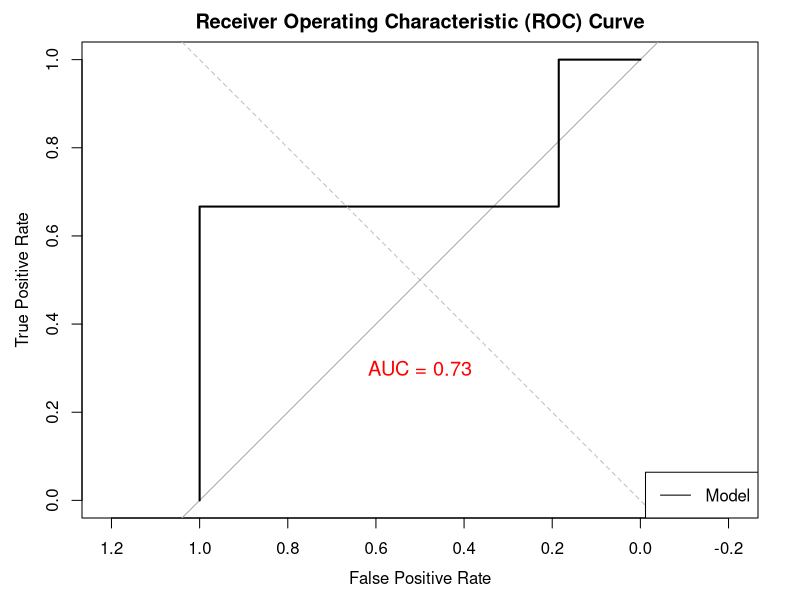
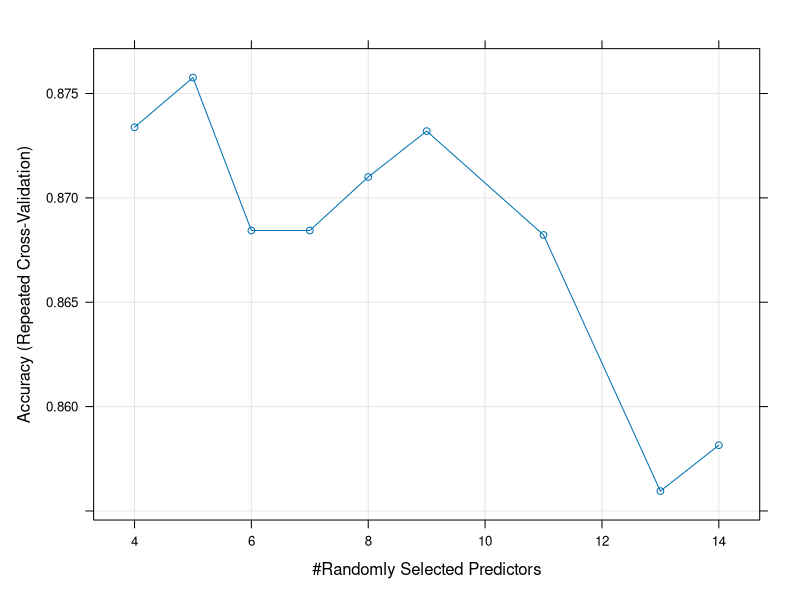
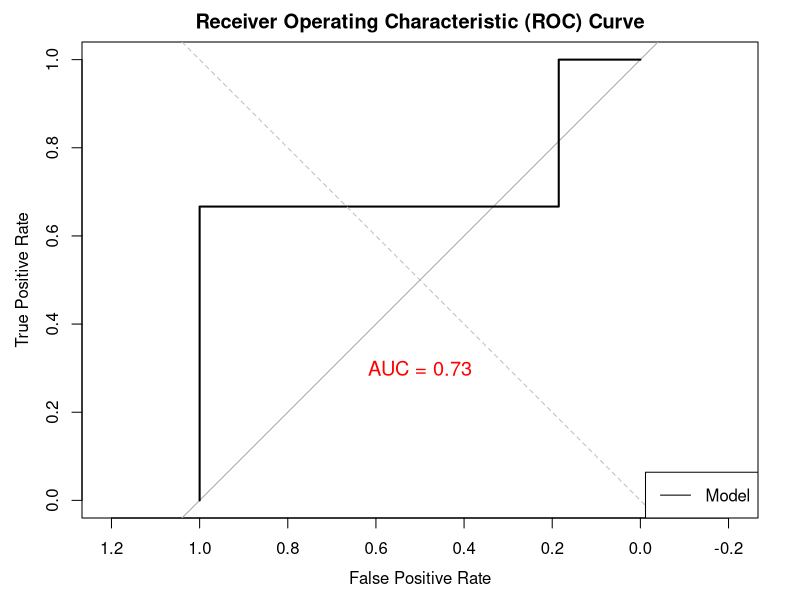
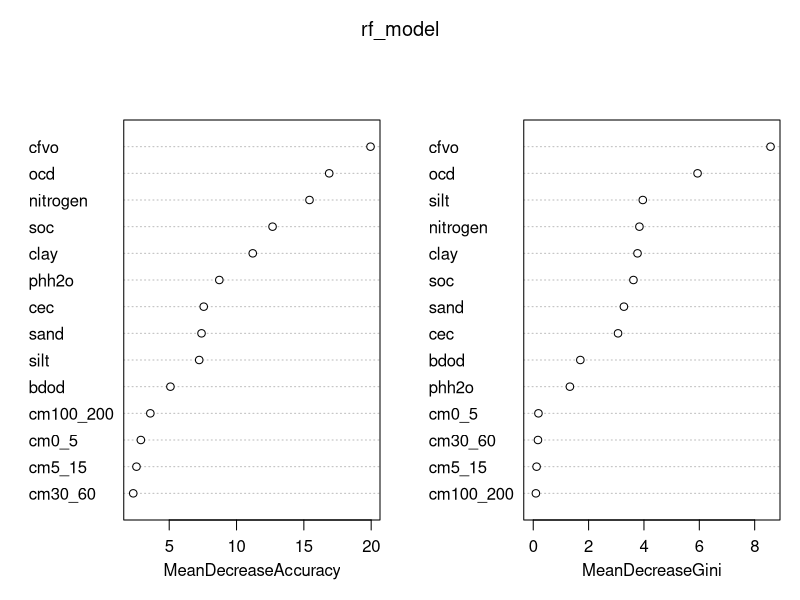
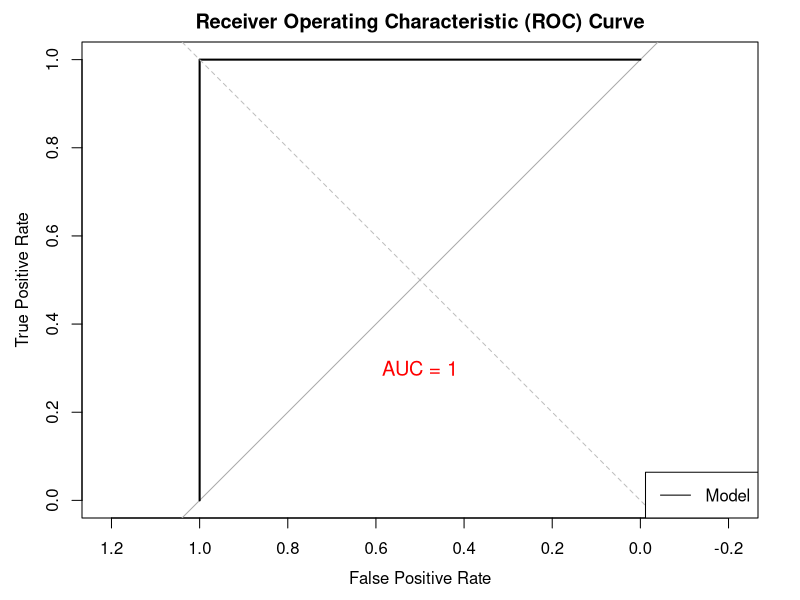
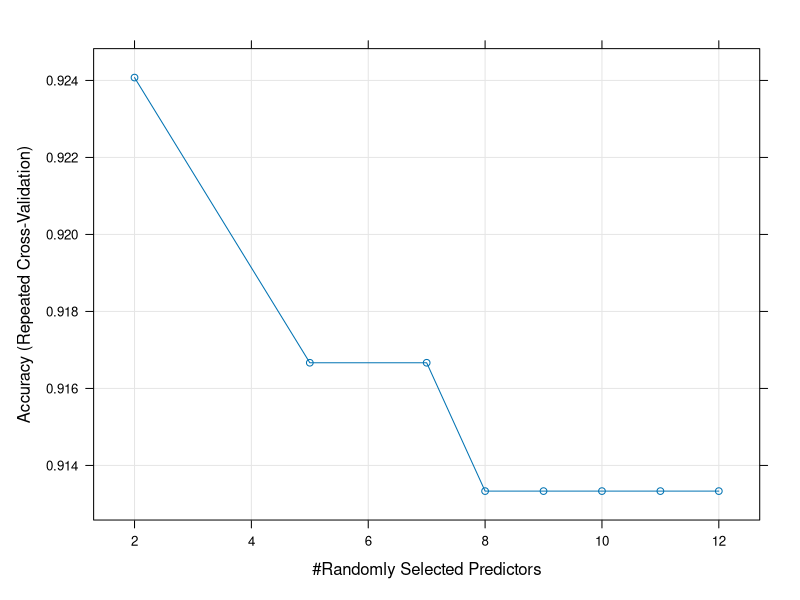
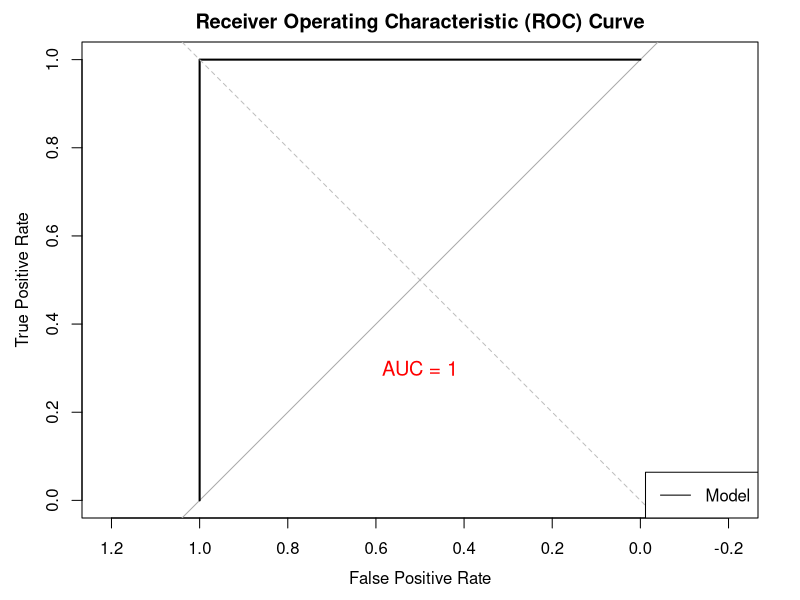
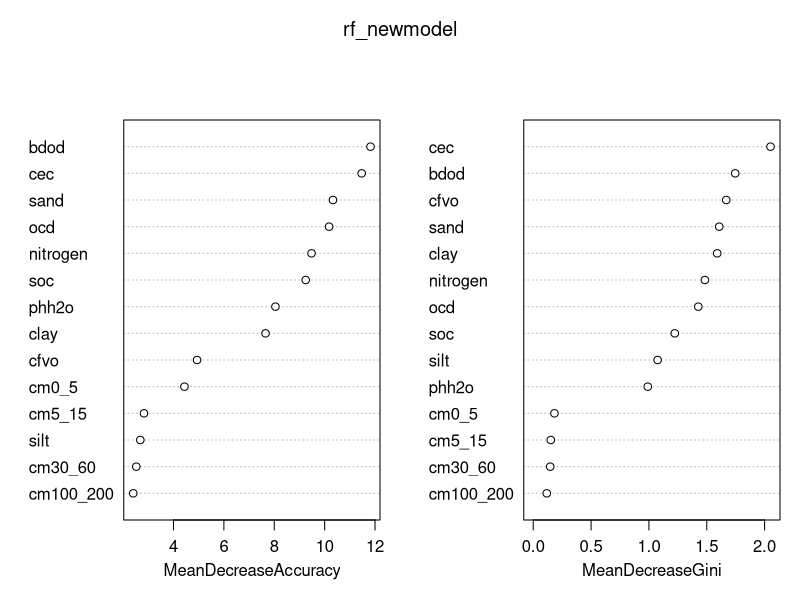

Source code (R) for these figures, in order:
## ---- chunk 1
knitr::opts_chunk$set(echo = TRUE)
## ---- chunk 2
# Install the required packages
library(randomForest)
library(caret)
library(tidyverse)
library(pROC)
## ---- chunk 3
# read data and transform solar into string and put NA into 0
df.a <- readxl::read_xlsx("soil_solar_data_A.xlsx")
df.a <- df.a %>% mutate(solar = as.character(solar), 
                   capacity = ifelse(is.na(capacity), 0, capacity))

df.b <- readxl::read_xlsx("soil_solar_data_B.xlsx")
df.b <- df.b %>% mutate(solar = as.character(solar), 
                   capacity = ifelse(is.na(capacity), 0, capacity))

df.c <- readxl::read_xlsx("soil_solar_data_C.xlsx")
df.c <- df.c %>% mutate(solar = as.character(solar), 
                   capacity = ifelse(is.na(capacity), 0, capacity))

df.d <- readxl::read_xlsx("soil_solar_data_D.xlsx")
df.d <- df.d %>% mutate(solar = as.character(solar), 
                   capacity = ifelse(is.na(capacity), 0, capacity))

## ---- chunk 4
set.seed (1)
# fit a model for certain group
df <- df.a
data_used <- df %>% pivot_wider(names_from = property, values_from = values.mean)

# convert solar and label variables to factor
data_used$solar <- factor(data_used$solar)

# dummify the label variable
cm0_5 <- ifelse(data_used$label == '0-5cm', 1, 0)
cm5_15 <- ifelse(data_used$label == '5-15cm', 1, 0)
cm30_60 <- ifelse(data_used$label == '30-60cm', 1, 0)
cm100_200 <- ifelse(data_used$label == '100-200cm', 1, 0)

data_used <- bind_cols(data.frame(cm0_5 = cm0_5,
                     cm5_15 = cm5_15,
                     cm30_60 = cm30_60,
                     cm100_200 = cm100_200),data_used)

numeric_vars <- c("bdod", "cec", "cfvo", "clay", "nitrogen", 
                  "ocd", "phh2o","sand", "silt", "soc")

# Scale numeric variables
data_used[numeric_vars] <- scale(data_used[numeric_vars])

# drop the unnecessary columns
# data_used is the dataset we finally will use to build a model.
drop <- c("lon","lat","capacity","group", "label")
data_used <- data_used[,!(names(data_used) %in% drop)]
## ---- chunk 5
set.seed(200)
train_idx <- sample(1:nrow(data_used), 0.7 * nrow(data_used))
train_data <- data_used[train_idx,]
test_data <- data_used[-train_idx,]
## ---- chunk 6
rf_model <- randomForest(solar ~ ., data = train_data, importance = TRUE)

print(rf_model)
## ---- chunk 7
# Predict probabilities for the positive class
predicted_probs <- predict(rf_model, newdata = test_data, type = "prob")[, "1"]

# Compute ROC curve
roc_obj <- roc(test_data$solar, predicted_probs)

# Plot ROC curve
plot(roc_obj, main = "Receiver Operating Characteristic (ROC) Curve",
     xlab = "False Positive Rate", ylab = "True Positive Rate")

# Add AUC value to the plot
text(0.5, 0.3, paste("AUC =", round(auc(roc_obj), 2)), cex = 1.2, col = "red")

# Add diagonal reference line
abline(a = 0, b = 1, lty = 2, col = "gray")

# Add legend
legend("bottomright", legend = c("Model"), lty = 1, col = "black", bg = "white")

## ---- chunk 8
rf_pred <- predict(rf_model, newdata = test_data, type= "class") 
confusionMatrix(table(rf_pred,test_data$solar)) # The prediction to compute the confusion matrix and see the accuracy score
## ---- chunk 9
mtry <- sqrt(ncol(train_data))

#ntree: Number of trees to grow.
ntree <- 3

control <- trainControl(method='repeatedcv', 
                        number=10, 
                        repeats=3,
                        search = 'random')

rf_random <- train(solar ~ .,
                   data = train_data,
                   method = 'rf',
                   metric = 'Accuracy',
                   tuneLength  = 15, 
                   trControl = control)
print(rf_random)

## ---- chunk 10
plot(rf_random)

# the highest accuracy appears when mtry = 5, then we fit the model again using 
# mtry = 5
## ---- chunk 11
rf_newmodel <- randomForest(solar ~ ., data = train_data, mtry = 5, importance = TRUE)

print(rf_newmodel)
## ---- chunk 12
# Predict probabilities for the positive class
predicted_probs <- predict(rf_newmodel, newdata = test_data, type = "prob")[, "1"]

# Compute ROC curve
roc_obj <- roc(test_data$solar, predicted_probs)

# Plot ROC curve
plot(roc_obj, main = "Receiver Operating Characteristic (ROC) Curve",
     xlab = "False Positive Rate", ylab = "True Positive Rate")

# Add AUC value to the plot
text(0.5, 0.3, paste("AUC =", round(auc(roc_obj), 2)), cex = 1.2, col = "red")

# Add diagonal reference line
abline(a = 0, b = 1, lty = 2, col = "gray")

# Add legend
legend("bottomright", legend = c("Model"), lty = 1, col = "black", bg = "white")

## ---- chunk 13
rf_pred <- predict(rf_newmodel, newdata = test_data, type= "class") 
confusionMatrix(table(rf_pred,test_data$solar)) # The prediction to compute the confusion matrix and see the accuracy score
## ---- chunk 14
round(importance(rf_model), 2)
varImpPlot(rf_model)
## ---- chunk 15
set.seed (1)
# fit a model for certain group
df <- df.b
data_used <- df %>% pivot_wider(names_from = property, values_from = values.mean)

# convert solar and label variables to factor
data_used$solar <- factor(data_used$solar)

# dummify the label variable
cm0_5 <- ifelse(data_used$label == '0-5cm', 1, 0)
cm5_15 <- ifelse(data_used$label == '5-15cm', 1, 0)
cm30_60 <- ifelse(data_used$label == '30-60cm', 1, 0)
cm100_200 <- ifelse(data_used$label == '100-200cm', 1, 0)

data_used <- bind_cols(data.frame(cm0_5 = cm0_5,
                     cm5_15 = cm5_15,
                     cm30_60 = cm30_60,
                     cm100_200 = cm100_200),data_used)

numeric_vars <- c("bdod", "cec", "cfvo", "clay", "nitrogen", 
                  "ocd", "phh2o","sand", "silt", "soc")

# Scale numeric variables
data_used[numeric_vars] <- scale(data_used[numeric_vars])

# drop the unnecessary columns
drop <- c("lon","lat","capacity","group", "label")
data_used <- data_used[,!(names(data_used) %in% drop)]
## ---- chunk 16
set.seed(200)
train_idx <- sample(1:nrow(data_used), 0.7 * nrow(data_used))
train_data <- data_used[train_idx,]
test_data <- data_used[-train_idx,]
## ---- chunk 17
rf_model <- randomForest(solar ~ ., data = train_data, importance = TRUE)

print(rf_model)
## ---- chunk 18
# Predict probabilities for the positive class
predicted_probs <- predict(rf_model, newdata = test_data, type = "prob")[, "1"]

# Compute ROC curve
roc_obj <- roc(test_data$solar, predicted_probs)

# Plot ROC curve
plot(roc_obj, main = "Receiver Operating Characteristic (ROC) Curve",
     xlab = "False Positive Rate", ylab = "True Positive Rate")

# Add AUC value to the plot
text(0.5, 0.3, paste("AUC =", round(auc(roc_obj), 2)), cex = 1.2, col = "red")

# Add diagonal reference line
abline(a = 0, b = 1, lty = 2, col = "gray")

# Add legend
legend("bottomright", legend = c("Model"), lty = 1, col = "black", bg = "white")

## ---- chunk 19
rf_pred <- predict(rf_model, newdata = test_data, type= "class") 
confusionMatrix(table(rf_pred,test_data$solar)) # The prediction to compute the confusion matrix and see the accuracy score
## ---- chunk 20
mtry <- sqrt(ncol(train_data))

#ntree: Number of trees to grow.
ntree <- 3

control <- trainControl(method='repeatedcv', 
                        number=10, 
                        repeats=3,
                        search = 'random')

rf_random <- train(solar ~ .,
                   data = train_data,
                   method = 'rf',
                   metric = 'Accuracy',
                   tuneLength  = 15, 
                   trControl = control)
print(rf_random)

## ---- chunk 21
plot(rf_random)

# the highest accuracy appears when mtry = 2, then we fit the model again using 
# mtry = 2
## ---- chunk 22
rf_newmodel <- randomForest(solar ~ ., data = train_data, mtry = 2, importance = TRUE)

print(rf_newmodel)
## ---- chunk 23
# Predict probabilities for the positive class
predicted_probs <- predict(rf_newmodel, newdata = test_data, type = "prob")[, "1"]

# Compute ROC curve
roc_obj <- roc(test_data$solar, predicted_probs)

# Plot ROC curve
plot(roc_obj, main = "Receiver Operating Characteristic (ROC) Curve",
     xlab = "False Positive Rate", ylab = "True Positive Rate")

# Add AUC value to the plot
text(0.5, 0.3, paste("AUC =", round(auc(roc_obj), 2)), cex = 1.2, col = "red")

# Add diagonal reference line
abline(a = 0, b = 1, lty = 2, col = "gray")

# Add legend
legend("bottomright", legend = c("Model"), lty = 1, col = "black", bg = "white")

## ---- chunk 24
rf_pred <- predict(rf_newmodel, newdata = test_data, type= "class") 
confusionMatrix(table(rf_pred,test_data$solar)) # The prediction to compute the confusion matrix and see the accuracy score
## ---- chunk 25
round(importance(rf_newmodel), 2)
varImpPlot(rf_newmodel)
## ---- chunk 26
set.seed (1)
# fit a model for certain group
df <- df.c
data_used <- df %>% pivot_wider(names_from = property, values_from = values.mean)

# convert solar and label variables to factor
data_used$solar <- factor(data_used$solar)

# dummify the label variable
cm0_5 <- ifelse(data_used$label == '0-5cm', 1, 0)
cm5_15 <- ifelse(data_used$label == '5-15cm', 1, 0)
cm30_60 <- ifelse(data_used$label == '30-60cm', 1, 0)
cm100_200 <- ifelse(data_used$label == '100-200cm', 1, 0)

data_used <- bind_cols(data.frame(cm0_5 = cm0_5,
                     cm5_15 = cm5_15,
                     cm30_60 = cm30_60,
                     cm100_200 = cm100_200),data_used)

numeric_vars <- c("bdod", "cec", "cfvo", "clay", "nitrogen", 
                  "ocd", "phh2o","sand", "silt", "soc")

# Scale numeric variables
data_used[numeric_vars] <- scale(data_used[numeric_vars])

# drop the unnecessary columns
drop <- c("lon","lat","capacity","group", "label")
data_used <- data_used[,!(names(data_used) %in% drop)]
## ---- chunk 27
set.seed(200)
train_idx <- sample(1:nrow(data_used), 0.7 * nrow(data_used))
train_data <- data_used[train_idx,]
test_data <- data_used[-train_idx,]
## ---- chunk 28
rf_model <- randomForest(solar ~ ., data = train_data, importance = TRUE)

print(rf_model)
## ---- chunk 29
# Predict probabilities for the positive class
predicted_probs <- predict(rf_model, newdata = test_data, type = "prob")[, "1"]

# Compute ROC curve
roc_obj <- roc(test_data$solar, predicted_probs)

# Plot ROC curve
plot(roc_obj, main = "Receiver Operating Characteristic (ROC) Curve",
     xlab = "False Positive Rate", ylab = "True Positive Rate")

# Add AUC value to the plot
text(0.5, 0.3, paste("AUC =", round(auc(roc_obj), 2)), cex = 1.2, col = "red")

# Add diagonal reference line
abline(a = 0, b = 1, lty = 2, col = "gray")

# Add legend
legend("bottomright", legend = c("Model"), lty = 1, col = "black", bg = "white")

## ---- chunk 30
rf_pred <- predict(rf_model, newdata = test_data, type= "class") 
confusionMatrix(table(rf_pred,test_data$solar)) # The prediction to compute the confusion matrix and see the accuracy score
## ---- chunk 31
mtry <- sqrt(ncol(train_data))

#ntree: Number of trees to grow.
ntree <- 3

control <- trainControl(method='repeatedcv', 
                        number=10, 
                        repeats=3,
                        search = 'random')

rf_random <- train(solar ~ .,
                   data = train_data,
                   method = 'rf',
                   metric = 'Accuracy',
                   tuneLength  = 15, 
                   trControl = control)
print(rf_random)

## ---- chunk 32
plot(rf_random)

# the highest accuracy appears when mtry = 5, then we fit the model again using 
# mtry = 5
## ---- chunk 33
rf_newmodel <- randomForest(solar ~ ., data = train_data, mtry = 5, importance = TRUE)

print(rf_newmodel)
## ---- chunk 34
# Predict probabilities for the positive class
predicted_probs <- predict(rf_newmodel, newdata = test_data, type = "prob")[, "1"]

# Compute ROC curve
roc_obj <- roc(test_data$solar, predicted_probs)

# Plot ROC curve
plot(roc_obj, main = "Receiver Operating Characteristic (ROC) Curve",
     xlab = "False Positive Rate", ylab = "True Positive Rate")

# Add AUC value to the plot
text(0.5, 0.3, paste("AUC =", round(auc(roc_obj), 2)), cex = 1.2, col = "red")

# Add diagonal reference line
abline(a = 0, b = 1, lty = 2, col = "gray")

# Add legend
legend("bottomright", legend = c("Model"), lty = 1, col = "black", bg = "white")

## ---- chunk 35
rf_pred <- predict(rf_newmodel, newdata = test_data, type= "class") 
confusionMatrix(table(rf_pred,test_data$solar)) # The prediction to compute the confusion matrix and see the accuracy score
## ---- chunk 36
round(importance(rf_model), 2)
varImpPlot(rf_model)
## ---- chunk 37
set.seed (1)
# fit a model for certain group
df <- df.d
data_used <- df %>% pivot_wider(names_from = property, values_from = values.mean)

# convert solar and label variables to factor
data_used$solar <- factor(data_used$solar)

# dummify the label variable
cm0_5 <- ifelse(data_used$label == '0-5cm', 1, 0)
cm5_15 <- ifelse(data_used$label == '5-15cm', 1, 0)
cm30_60 <- ifelse(data_used$label == '30-60cm', 1, 0)
cm100_200 <- ifelse(data_used$label == '100-200cm', 1, 0)

data_used <- bind_cols(data.frame(cm0_5 = cm0_5,
                     cm5_15 = cm5_15,
                     cm30_60 = cm30_60,
                     cm100_200 = cm100_200),data_used)

numeric_vars <- c("bdod", "cec", "cfvo", "clay", "nitrogen", 
                  "ocd", "phh2o","sand", "silt", "soc")

# Scale numeric variables
data_used[numeric_vars] <- scale(data_used[numeric_vars])

# drop the unnecessary columns
drop <- c("lon","lat","capacity","group", "label")
data_used <- data_used[,!(names(data_used) %in% drop)]
## ---- chunk 38
set.seed(200)
train_idx <- sample(1:nrow(data_used), 0.7 * nrow(data_used))
train_data <- data_used[train_idx,]
test_data <- data_used[-train_idx,]
## ---- chunk 39
rf_model <- randomForest(solar ~ ., data = train_data, importance = TRUE)

print(rf_model)
## ---- chunk 40
# Predict probabilities for the positive class
predicted_probs <- predict(rf_model, newdata = test_data, type = "prob")[, "1"]

# Compute ROC curve
roc_obj <- roc(test_data$solar, predicted_probs)

# Plot ROC curve
plot(roc_obj, main = "Receiver Operating Characteristic (ROC) Curve",
     xlab = "False Positive Rate", ylab = "True Positive Rate")

# Add AUC value to the plot
text(0.5, 0.3, paste("AUC =", round(auc(roc_obj), 2)), cex = 1.2, col = "red")

# Add diagonal reference line
abline(a = 0, b = 1, lty = 2, col = "gray")

# Add legend
legend("bottomright", legend = c("Model"), lty = 1, col = "black", bg = "white")

## ---- chunk 41
rf_pred <- predict(rf_model, newdata = test_data, type= "class") 
confusionMatrix(table(rf_pred,test_data$solar)) # The prediction to compute the confusion matrix and see the accuracy score
## ---- chunk 42
plot(rf_random)

# the highest accuracy appears when mtry = 5, then we fit the model again using 
# mtry = 1
## ---- chunk 43
rf_newmodel <- randomForest(solar ~ ., data = train_data, mtry = 1, importance = TRUE)

print(rf_newmodel)
## ---- chunk 44
# Predict probabilities for the positive class
predicted_probs <- predict(rf_newmodel, newdata = test_data, type = "prob")[, "1"]

# Compute ROC curve
roc_obj <- roc(test_data$solar, predicted_probs)

# Plot ROC curve
plot(roc_obj, main = "Receiver Operating Characteristic (ROC) Curve",
     xlab = "False Positive Rate", ylab = "True Positive Rate")

# Add AUC value to the plot
text(0.5, 0.3, paste("AUC =", round(auc(roc_obj), 2)), cex = 1.2, col = "red")

# Add diagonal reference line
abline(a = 0, b = 1, lty = 2, col = "gray")

# Add legend
legend("bottomright", legend = c("Model"), lty = 1, col = "black", bg = "white")

## ---- chunk 45
rf_pred <- predict(rf_newmodel, newdata = test_data, type= "class") 
confusionMatrix(table(rf_pred,test_data$solar)) # The prediction to compute the confusion matrix and see the accuracy score
## ---- chunk 46
round(importance(rf_newmodel), 2)
varImpPlot(rf_newmodel)
